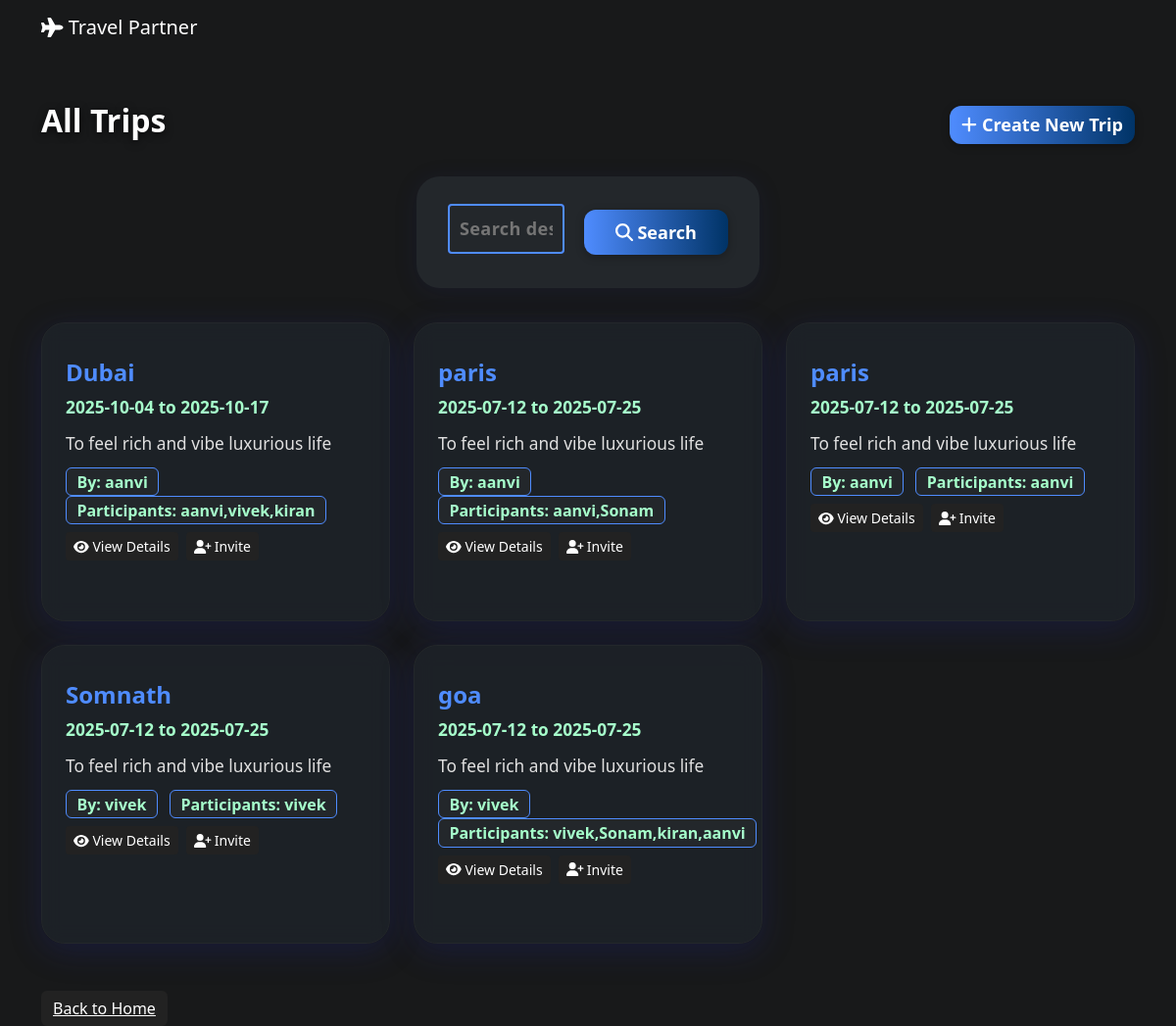
Page /trips on the committed database.
### app.py (models this page shows, shortened)
class Trip(db.Model):
    trip_id = db.Column(db.Integer, primary_key=True)
    creator = db.Column(db.String(80), nullable=False)
    destination = db.Column(db.String(200), nullable=False)
    start_date = db.Column(db.String(50), nullable=False)
    end_date = db.Column(db.String(50), nullable=False)
    description = db.Column(db.Text)
    preferences = db.Column(db.String(300))
    participants = db.Column(db.String(500)) # Comma-separated list of usernames
    latitude = db.Column(db.Float)  # Added for map accuracy
    longitude = db.Column(db.Float) # Added for map accuracy

### app.py (the view)
@app.route('/trips')
def list_trips():
    trips_query = Trip.query
    destination = request.args.get('destination', '')
    start_date = request.args.get('start_date', '')
    end_date = request.args.get('end_date', '')
    preferences = request.args.get('preferences', '')
    if destination:
        trips_query = trips_query.filter(Trip.destination.ilike(f"%{destination}%"))
    if start_date:
        trips_query = trips_query.filter(Trip.start_date >= start_date)
    if end_date:
        trips_query = trips_query.filter(Trip.end_date <= end_date)
    if preferences:
        trips_query = trips_query.filter(Trip.preferences.ilike(f"%{preferences}%"))
    trips = [trip.__dict__ for trip in trips_query.all()]
    return render_template('list_trips.html', trips=trips)

### app.py (called while the page is built)
@app.before_request
def update_last_seen():
    if 'username' in session:
        user = User.query.filter_by(username=session['username']).first()
        if user:
            user.last_seen = datetime.utcnow()
            db.session.commit()

@app.context_processor
def inject_profile_pic_version():
    version = None
    if 'username' in session:
        user = User.query.filter_by(username=session['username']).first()
        if user and user.profile_pic_updated_at:
            version = int(user.profile_pic_updated_at.timestamp())
    if not version:
        from datetime import datetime
        version = int(datetime.utcnow().timestamp())
    return {'profile_pic_version': version}

### templates/list_trips.html (shortened to what this page needs)
<!DOCTYPE html>
<html>
<head>
    <link href="https://cdn.jsdelivr.net/npm/bootstrap@5.3.2/dist/css/bootstrap.min.css" rel="stylesheet">
    <link rel="stylesheet" href="{{ url_for('static', filename='css/style.css') }}">
</head>
<body class="bg-dark">
    {% include 'navbar.html' %}
    <div class="container mt-5">
        <div class="d-flex justify-content-between align-items-center mb-4">
            <h2 style="font-weight:900;color:#fff;text-shadow:0 2px 8px #000a;">All Trips</h2>
            <a href="{{ url_for('create_trip') }}" class="btn btn-primary" style="background:linear-gradient(90deg,#4f8cff,#003366);font-weight:800;font-size:1.13rem;border-radius:0.75rem;box-shadow:0 2px 8px #0004;"> <i class="fa fa-plus"></i> Create New Trip</a>
        </div>
        <form method="GET" action="{{ url_for('list_trips') }}" class="trip-search-bar">
            <input type="text" name="destination" placeholder="Search destination..." value="{{ request.args.get('destination', '') }}">
            <button type="submit"><i class="fa fa-search"></i> Search</button>
        </form>
        {% include 'flashes.html' %}
        <div class="row">
            {% for trip in trips %}
                <div class="col-md-6 col-lg-4 mb-4">
                    <div class="trip-card-pro h-100">
                        <div class="trip-card-title">{{ trip.destination }}</div>
                        <div class="trip-card-dates">{{ trip.start_date }} to {{ trip.end_date }}</div>
                        <div class="trip-card-desc">{{ trip.description }}</div>
                        <div class="trip-card-badges mb-2">
                            <span class="badge">By: {{ trip.creator }}</span>
                            <span class="badge">Participants: {{ trip.participants }}</span>
                        </div>
                        <div class="trip-card-actions d-flex flex-wrap">
                            <a href="{{ url_for('trip_details', trip_id=trip.trip_id) }}" class="btn btn-outline-info btn-sm"><i class="fa fa-eye"></i> View Details</a>
                            <a href="{{ url_for('invite_page', trip_id=trip.trip_id) }}" class="btn btn-outline-primary btn-sm"><i class="fa fa-user-plus"></i> Invite</a>
                        </div>
                    </div>
                </div>
            {% else %}
                <div class="col-12">
                    <div class="alert alert-info text-center">No trips found.</div>
                </div>
            {% endfor %}
        </div>
        <a href="{{ url_for('home') }}" class="btn btn-link mt-4">Back to Home</a>
    </div>
</body>
</html>

### static/css/style.css (style rules this page uses)
:root { --primary: #4f8cff; --accent: #ffb347; --background: #181a20; --text: #e0e0e0; }
body { font-family: 'Segoe UI', Arial, sans-serif; background: var(--background); color: var(--text); margin: 0; padding: 0; }
body, .bg-dark { background-color: #18191a !important; color: #e0e0e0 !important; }
a, a:visited { color: #90caf9; }
input, textarea, select { background-color: #23272b !important; color: #e0e0e0 !important; border: 1px solid #333 !important; }
.btn, .btn-primary, .btn-secondary, .btn-ig { background-color: #222 !important; color: #fff !important; border: none; }
h1, h2 { color: var(--primary); text-align: center; }
form { background: #23272b !important; max-width: 350px; margin: 30px auto; padding: 30px 25px; border-radius: 8px; box-shadow: 0 2px 8px rgba(44,62,80,0.1); }
input[type="text"], input[type="email"], input[type="password"], input[type="date"] { width: 100%; padding: 10px; margin: 8px 0 16px 0; border: 1px solid #333; border-radius: 4px; box-sizing: border-box; background: #23272b !important; color: #e0e0e0 !important; }
button { background: linear-gradient(90deg, #2563eb 0%, #1e40af 100%); color: #fff; border: none; padding: 10px 18px; border-radius: 4px; cursor: pointer; font-size: 1em; transition: background 0.2s; }
a { color: var(--primary); text-decoration: none; }

### templates/list_trips.html (style rules this page uses)
body { background: #18191a !important; color: #e0e0e0 !important; font-family: 'Montserrat', 'Segoe UI', Arial, sans-serif; }
.trip-search-bar { background: rgba(30,34,40,0.92); border-radius: 1.5rem; box-shadow: 0 4px 24px 0 rgba(31,38,135,0.13); padding: 1.2rem 2rem 1.2rem 2rem; margin-bottom: 2.2rem; display: flex; align-items: center; gap: 1.2rem; }
.trip-search-bar input { background: #23272b !important; color: #fff !important; border: 2px solid #4f8cff !important; border-radius: 0.75rem; font-size: 1.13rem; font-weight: 600; box-shadow: none; letter-spacing: 0.02em; flex: 1; }
.trip-search-bar button { background: linear-gradient(90deg,#4f8cff,#003366); color: #fff; border: none; border-radius: 0.75rem; font-weight: 800; font-size: 1.13rem; padding: 0.6rem 2rem; box-shadow: 0 2px 8px #0004; transition: background 0.2s, box-shadow 0.2s; }
.trip-card-pro { background: rgba(30,34,40,0.92); border-radius: 1.5rem; box-shadow: 0 8px 32px 0 rgba(31,38,135,0.27); backdrop-filter: blur(10px); color: #fff !important; padding: 2rem 1.5rem 1.5rem 1.5rem; margin-bottom: 2rem; border: 1.5px solid #23272b; transition: box-shadow 0.2s, transform 0.2s; }
.trip-card-title { font-size: 1.5rem; font-weight: 900; color: #4f8cff; margin-bottom: 0.3rem; }
.trip-card-dates { color: #a6ffcb; font-size: 1.08rem; font-weight: 700; margin-bottom: 0.7rem; }
.trip-card-desc { color: #e0e0e0; font-size: 1.08rem; margin-bottom: 0.7rem; }
.trip-card-badges .badge { margin-right: 0.5rem; font-size: 1rem; font-weight: 600; background: #23272b; color: #a6ffcb; border: 1.5px solid #4f8cff; }
.trip-card-actions .btn { margin-right: 0.5rem; margin-bottom: 0.3rem; }

### rows in the picture
Trip: destination "Dubai", start_date "2025-10-04", end_date "2025-10-17", description "To feel rich and vibe luxurious life", creator "aanvi", participants "aanvi,vivek,kiran"
Trip: destination "paris", start_date "2025-07-12", end_date "2025-07-25", description "To feel rich and vibe luxurious life", creator "aanvi", participants "aanvi,Sonam"
Trip: destination "paris", start_date "2025-07-12", end_date "2025-07-25", description "To feel rich and vibe luxurious life", creator "aanvi", participants "aanvi"
Trip: destination "Somnath", start_date "2025-07-12", end_date "2025-07-25", description "To feel rich and vibe luxurious life", creator "vivek", participants "vivek"
Trip: destination "goa", start_date "2025-07-12", end_date "2025-07-25", description "To feel rich and vibe luxurious life", creator "vivek", participants "vivek,Sonam,kiran,aanvi"
